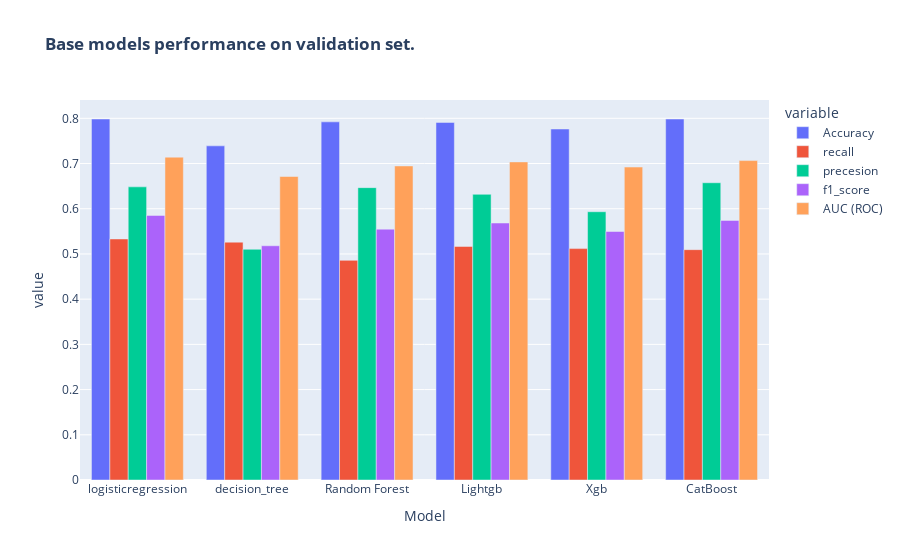

Notebook source saved alongside this figure:
### Code cell
px.bar(
    val_results,
    barmode="group",
    title="<b>Base models performance on validation set.</b>"
)

### Figure 1 — Plotly figure (JSON) as saved in the notebook; plotly's stock layout.template omitted (floating-point values rounded to 4 significant figures)
{"data": [{"alignmentgroup": "True", "hovertemplate": "variable=Accuracy<br>Model=%{x}<br>value=%{y}<extra></extra>", "legendgroup": "Accuracy", "marker": {"color": "#636efa", "pattern": {"shape": ""}}, "name": "Accuracy", "offsetgroup": "Accuracy", "orientation": "v", "showlegend": true, "textposition": "auto", "type": "bar", "x": ["logisticregression", "decision_tree", "Random Forest", "Lightgb", "Xgb", "CatBoost"], "xaxis": "x", "y": [0.7985, 0.7391, 0.7922, 0.7909, 0.7764, 0.7985], "yaxis": "y"}, {"alignmentgroup": "True", "hovertemplate": "variable=recall<br>Model=%{x}<br>value=%{y}<extra></extra>", "legendgroup": "recall", "marker": {"color": "#EF553B", "pattern": {"shape": ""}}, "name": "recall", "offsetgroup": "recall", "orientation": "v", "showlegend": true, "textposition": "auto", "type": "bar", "x": ["logisticregression", "decision_tree", "Random Forest", "Lightgb", "Xgb", "CatBoost"], "xaxis": "x", "y": [0.5332, 0.5261, 0.4858, 0.5166, 0.5118, 0.5095], "yaxis": "y"}, {"alignmentgroup": "True", "hovertemplate": "variable=precesion<br>Model=%{x}<br>value=%{y}<extra></extra>", "legendgroup": "precesion", "marker": {"color": "#00cc96", "pattern": {"shape": ""}}, "name": "precesion", "offsetgroup": "precesion", "orientation": "v", "showlegend": true, "textposition": "auto", "type": "bar", "x": ["logisticregression", "decision_tree", "Random Forest", "Lightgb", "Xgb", "CatBoost"], "xaxis": "x", "y": [0.6484, 0.5103, 0.6467, 0.6319, 0.5934, 0.6575], "yaxis": "y"}, {"alignmentgroup": "True", "hovertemplate": "variable=f1_score<br>Model=%{x}<br>value=%{y}<extra></extra>", "legendgroup": "f1_score", "marker": {"color": "#ab63fa", "pattern": {"shape": ""}}, "name": "f1_score", "offsetgroup": "f1_score", "orientation": "v", "showlegend": true, "textposition": "auto", "type": "bar", "x": ["logisticregression", "decision_tree", "Random Forest", "Lightgb", "Xgb", "CatBoost"], "xaxis": "x", "y": [0.5852, 0.5181, 0.5548, 0.5684, 0.5496, 0.5741], "yaxis": "y"}, {"alignmentgroup": "True", "hovertemplate": "variable=AUC (ROC)<br>Model=%{x}<br>value=%{y}<extra></extra>", "legendgroup": "AUC (ROC)", "marker": {"color": "#FFA15A", "pattern": {"shape": ""}}, "name": "AUC (ROC)", "offsetgroup": "AUC (ROC)", "orientation": "v", "showlegend": true, "textposition": "auto", "type": "bar", "x": ["logisticregression", "decision_tree", "Random Forest", "Lightgb", "Xgb", "CatBoost"], "xaxis": "x", "y": [0.714, 0.6713, 0.6947, 0.7036, 0.6922, 0.7065], "yaxis": "y"}], "layout": {"barmode": "group", "legend": {"title": {"text": "variable"}, "tracegroupgap": 0}, "title": {"text": "<b>Base models performance on validation set.</b>"}, "xaxis": {"anchor": "y", "domain": [0, 1], "title": {"text": "Model"}}, "yaxis": {"anchor": "x", "domain": [0, 1], "title": {"text": "value"}}}}
